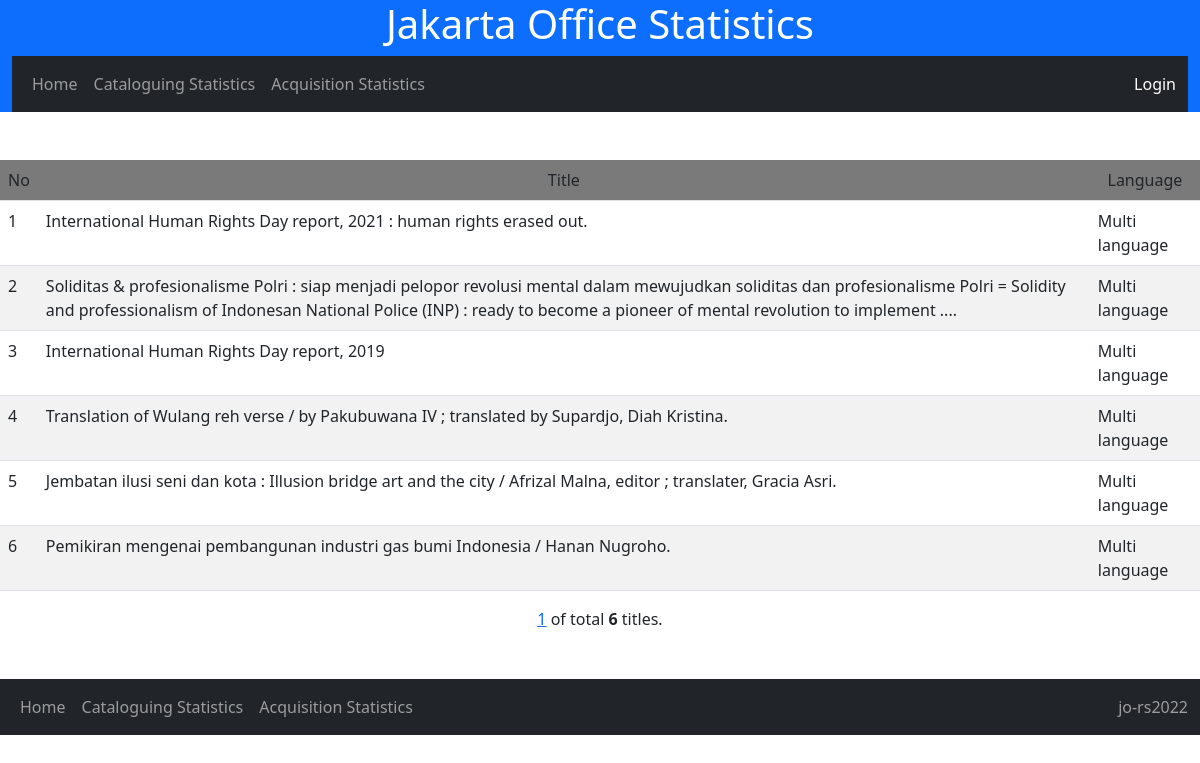
/cat_stat/detail_language/Multi language/, run on the app's committed database.
### nlajkt_cat_stat/models.py (models this page shows)
class Catalogues(models.Model):
    entry_date = models.DateField()
    consignment_no = models.IntegerField(default=462)
    title = models.TextField()
    work_type = models.CharField(max_length=20, choices=[
        ('Original','Original'),
        ('Translation','Translation'),
        ('Adaptation','Adaptation')
        ], default='Original')
    publish_year = models.IntegerField()
    volume = models.CharField(max_length=20, choices=[
        ('Single','Single'),
        ('Multi-complete','Multi-complete'),
        ('Multi-incomplete','Multi-incomplete'),
        ], default='Single')
    copycat = models.CharField(max_length=20, choices=[
        ('No','No'),
        ('Partial copycat','Partial copycat'),
        ('Full copycat','Full copycat'),
        ], default='No')
    ISBN = models.CharField(max_length=20, choices=[
        ('No','No'),
        ('Yes-valid','Yes-valid'),
        ('Yes-invalid','Yes-invalid'),
        ], default='No')
    authorship_type = models.CharField(max_length=50, choices=[
        ('Single author','Single author'),
        ('Collaboration','Collaboration'),
        ('Compilation','Compilation'),
        ('Others','Others')
        ], default='Single')
    language = models.CharField(max_length=50, choices=[
        ('Indonesian','Indonesian'),
        ('English','English'),
        ('Indonesian local','Indonesian local'),
        ('Multi language','Multi language'),
        ('Unknown','Unknown')
        ], default='Indonesian')
    bibliography = models.CharField(max_length=20, choices=[
        ('No','No'),
        ('Yes','Yes'),
        ], default='No')
    indexx = models.CharField(max_length=20, choices=[
        ('No','No'),
        ('Yes','Yes'),
        ], default='No')
    publisher_type = models.CharField(max_length=100, choices=[
        ('Commercial','Commercial'),
        ('Government-department','Government-department'),
        ('Government-nondepartment','Government-nondepartment'),
        ('Government-local','Government-local'),
        ('Universities','Universities'),
        ('NGO','NGO'),
        ('Others','Others')
        ], default='Commercial')
    genre = models.CharField(max_length=100, choices=[
        ('General non fiction','General non fiction'),
        ('Fiction-novel','Fiction-novel'),
        ('Fiction-short stories','Fiction-short stories'),
	    ('Fiction-biographic','Fiction-biographic'),
        ('Poetry','Poetry'),
        ('Folktales','Folktales'),
        ('Biography-single','Biography-single'),
        ('Biography-collective','Biography-collective'),
        ('Biography-auto','Biography-auto'),
        ('Dictionaries','Dictionaries'),
        ('Proceeding','Proceeding'),
        ], default='General non fiction')
    format = models.CharField(max_length=100, choices=[
        ('Book-printed','Book-printed'),
        ('Book-electronic','Book-electronic'),
        ('Non book video','Non book video'),
        ('Non book audio','Non book audio'),
        ('Map-single','Map-single'),
        ('Map-atlas','Map-atlas'),
        ('Ephemera','Ephemera')
        ], default='Book')
    size = models.CharField(max_length=10, choices=[
        ('YY','YY'),
        ('YYq', 'YYq'),
        ('YYp','YYp')
        ],default='YY')
    subject = models.CharField(max_length=50, choices=[
       ('000-Generalities','100-Generalities'),
       ('000-Library science','100-Library science'),
       ('000-Journalism and media','100-Journalism and media'),
       ('100-Philosophy and ethics','100-Philosophy and ethics'),
       ('200-Religions-general','200-Religions-general'),
       ('200-Religion-Islam','200-Religion-Islam'),
       ('200-Religion-Christianity','200-Religion-Christianity'),
       ('200-Religion-Hinduism','200-Religion-Hinduism'),
       ('200-Religion-Buddhism and others','200-Religion-Buddhism and others'),
       ('300-Social-anthropology and sociology','300-Social-anthropology and sociology'),
       ('300-Social-problems and services','300-Social-problems and services'),
       ('300-Social-politics','300-Social-politics'),
       ('300-Social-international relations','300-Social-international relations'),
       ('300-Social-economics-general','300-Social-economics-general'),
       ('300-Social-economics-resources','300-Social-economics-resources'),
       ('300-Social-economics-policy and development','300-Social-economics-policy and development'),
       ('300-Social-economics-financial and monetary','300-Social-economics-financial and monetary'),
       ('300-Social-economics-industries and production','300-Social-economics-industries and production'),
       ('300-Social-economics-macro','300-Social-economics-macro'),
       ('300-Social-culture','300-Social-culture'),
       ('300-Social-military','300-Social-military'),
       ('300-Social-education','300-Social-education'),
       ('300-Social-law','300-Social-law'),
       ('300-Social-public administration','300-Social-public administration'),
       ('300-Social-human rights','300-Social-human rights'),
       ('400-Language-linguistics','400-Language-linguistics'),
       ('400-Language-sociolinguistics','400-Language-sociolinguistics'),
       ('500-Science-general','500-Science-general'),
       ('600-Technology-general','600-Technology-general'),
       ('600-Agriculture and agribusiness','600-Agriculture and agribusiness'),
       ('700-Arts-general','700-Arts-general'),
       ('700-Arts-visual','700-Arts-visual'),
       ('700-Arts-performance','700-Arts-performance'),
       ('700-Arts-music','700-Arts-music'),
       ('800-Literature-general','800-Literature-general'),
       ('800-Literature-fiction and poetry','800-Literature-fiction and poetry'),
       ('900-History-world','900-History-world'),
       ('900-History-Indonesia','900-History-Indonesia'),
       ('900-Geography and travel','900-Geography and travel'),
       ('900-Biography','900-Biography')
       ], null=True)

### nlajkt_cat_stat/views.py (the view)
# urls.py: path('cat_stat/detail_language/<str:language>/', views.detail_language, name='detail_language'),
def detail_language(request, language):
    detail_language = Catalogues.objects.all().filter(language=language)
    page = request.GET.get('page', 1)
    paginator = Paginator(detail_language, 10)
    try:
        paging = paginator.page(page)
    except PageNotAnInteger:
        paging = paginator.page(1)
    except EmptyPage:
        paging = paginator.page(paginator.num_pages)
    template = loader.get_template('detail_language.html')
    context = {'paging' : paging,}
    return HttpResponse(template.render(context, request))

### nlajkt_cat_stat/templates/detail_language.html
{% extends 'base.html'%}
{% block block1 %}
<br><br><center>
<table style="width: auto;" class="table table-striped">
    <tr bgcolor = 'grey'>
      <b><td>No</td>
        <td align="center">Title</td>
        <td align="center">Language</td></b>
    </tr>
    {% for x in paging %}
    <tr>
        <td>{{ forloop.counter0|add:paging.start_index }}</td>
        <td>{{ x.title }}</td>
        <td>{{ x.language }}</td>
    </tr>
    {% endfor %}
</table>
{% include 'pagination_jakartaoffice.html' %}</center>
<br><br>
{% endblock %}

### data on the page
Catalogues: title "International Human Rights Day report, 2021 : human rights erased out.", language "Multi language"
Catalogues: title "Soliditas & profesionalisme Polri : siap menjadi pelopor revolusi mental dalam mewujudkan soliditas dan profesionalisme Polri = Solidity and professionalism of Indonesan National Police (INP) : ready to become a pioneer of mental revolution to implement ....", language "Multi language"
Catalogues: title "International Human Rights Day report, 2019", language "Multi language"
Catalogues: title "Translation of Wulang reh verse / by Pakubuwana IV ; translated by Supardjo, Diah Kristina.", language "Multi language"
Catalogues: title "Jembatan ilusi seni dan kota : Illusion bridge art and the city / Afrizal Malna, editor ; translater, Gracia Asri.", language "Multi language"
Catalogues: title "Pemikiran mengenai pembangunan industri gas bumi Indonesia / Hanan Nugroho.", language "Multi language"

### other printed values
{{ num }} "1"
{{ paging.paginator.count }} "6"
